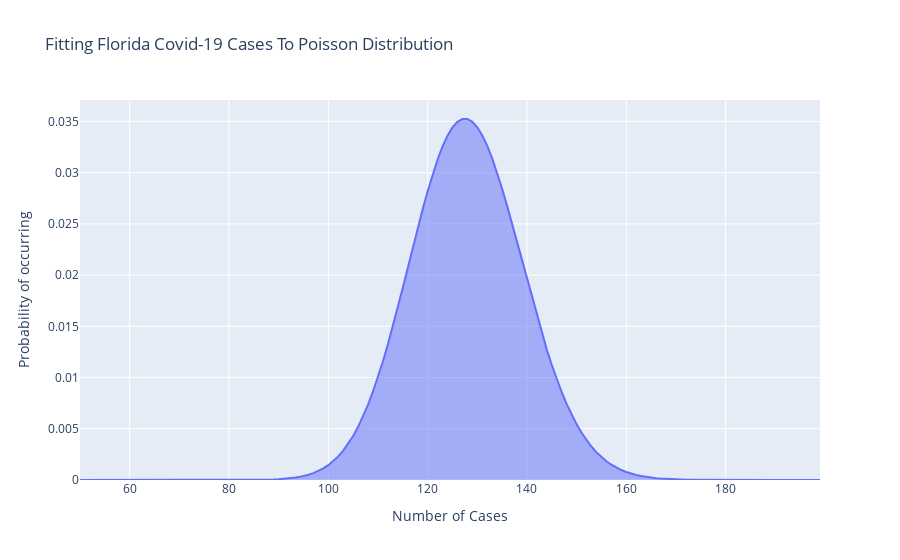

The notebook cell this image was saved under:
### Code cell
fig = go.Figure()
fig.add_trace(go.Scatter(x=df.index, y=df[0], fill='tozeroy', name='FL'))

fig.update_layout(
    title="Fitting Florida Covid-19 Cases To Poisson Distribution",
    xaxis_title="Number of Cases",
    yaxis_title="Probability of occurring",
    legend_title="States",
)
fig.show()
fig.write_image("images/fig5.png")

### Figure 1 — Plotly figure (JSON) as saved in the notebook; plotly's stock layout.template omitted (floating-point values rounded to 4 significant figures; data arrays with more than 128 entries replaced by an {"elided": "..."} marker saying what was removed)
{"data": [{"fill": "tozeroy", "name": "FL", "type": "scatter", "x": {"elided": "150 int values"}, "y": {"elided": "150 float values"}}], "layout": {"legend": {"title": {"text": "States"}}, "title": {"text": "Fitting Florida Covid-19 Cases To Poisson Distribution"}, "xaxis": {"title": {"text": "Number of Cases"}}, "yaxis": {"title": {"text": "Probability of occurring"}}}}
